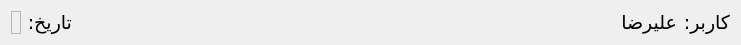
   <widget class="QWidget" name="layoutWidget_2">
    <property name="geometry">
     <rect>
      <x>290</x>
      <y>20</y>
      <width>741</width>
      <height>34</height>
     </rect>
    </property>
    <layout class="QHBoxLayout" name="horizontalLayout">
     <item>
      <widget class="QLabel" name="lbl_timenow">
       <property name="maximumSize">
        <size>
         <width>16777215</width>
         <height>16777213</height>
        </size>
       </property>
       <property name="font">
        <font>
         <family>Arial</family>
         <pointsize>10</pointsize>
        </font>
       </property>
       <property name="frameShape">
        <enum>QFrame::StyledPanel</enum>
       </property>
       <property name="frameShadow">
        <enum>QFrame::Raised</enum>
       </property>
       <property name="text">
        <string/>
       </property>
      </widget>
     </item>
     <item>
      <widget class="QLabel" name="label_6">
       <property name="font">
        <font>
         <family>B Mitra</family>
         <pointsize>14</pointsize>
         <weight>50</weight>
         <bold>false</bold>
        </font>
       </property>
       <property name="text">
        <string>تاریخ:</string>
       </property>
      </widget>
     </item>
     <item>
      <spacer name="horizontalSpacer">
       <property name="orientation">
        <enum>Qt::Horizontal</enum>
       </property>
       <property name="sizeHint" stdset="0">
        <size>
         <width>40</width>
         <height>20</height>
        </size>
       </property>
      </spacer>
     </item>
     <item>
      <widget class="QLabel" name="lbl_user">
       <property name="font">
        <font>
         <family>Arial</family>
         <pointsize>14</pointsize>
        </font>
       </property>
       <property name="text">
        <string>علیرضا </string>
       </property>
      </widget>
     </item>
     <item>
      <widget class="QLabel" name="label_7">
       <property name="font">
        <font>
         <family>B Mitra</family>
         <pointsize>14</pointsize>
         <weight>50</weight>
         <bold>false</bold>
        </font>
       </property>
       <property name="text">
        <string>کاربر:</string>
       </property>
      </widget>
     </item>
    </layout>
   </widget>
